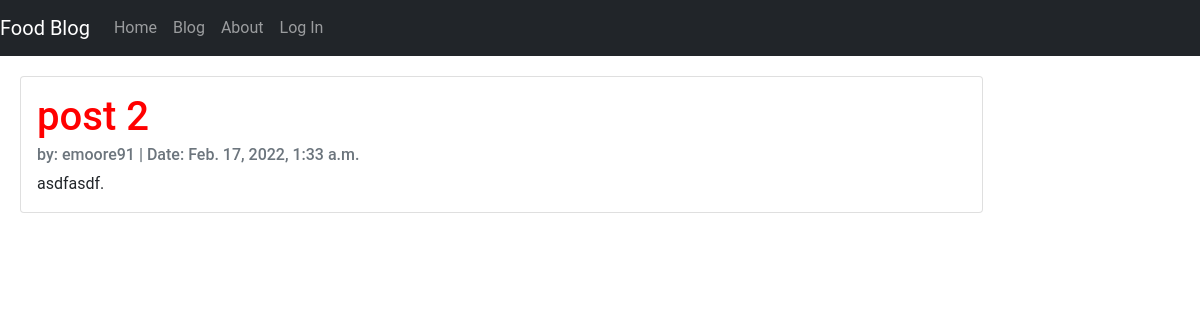
Page /posts/2/ on the earlier database version.
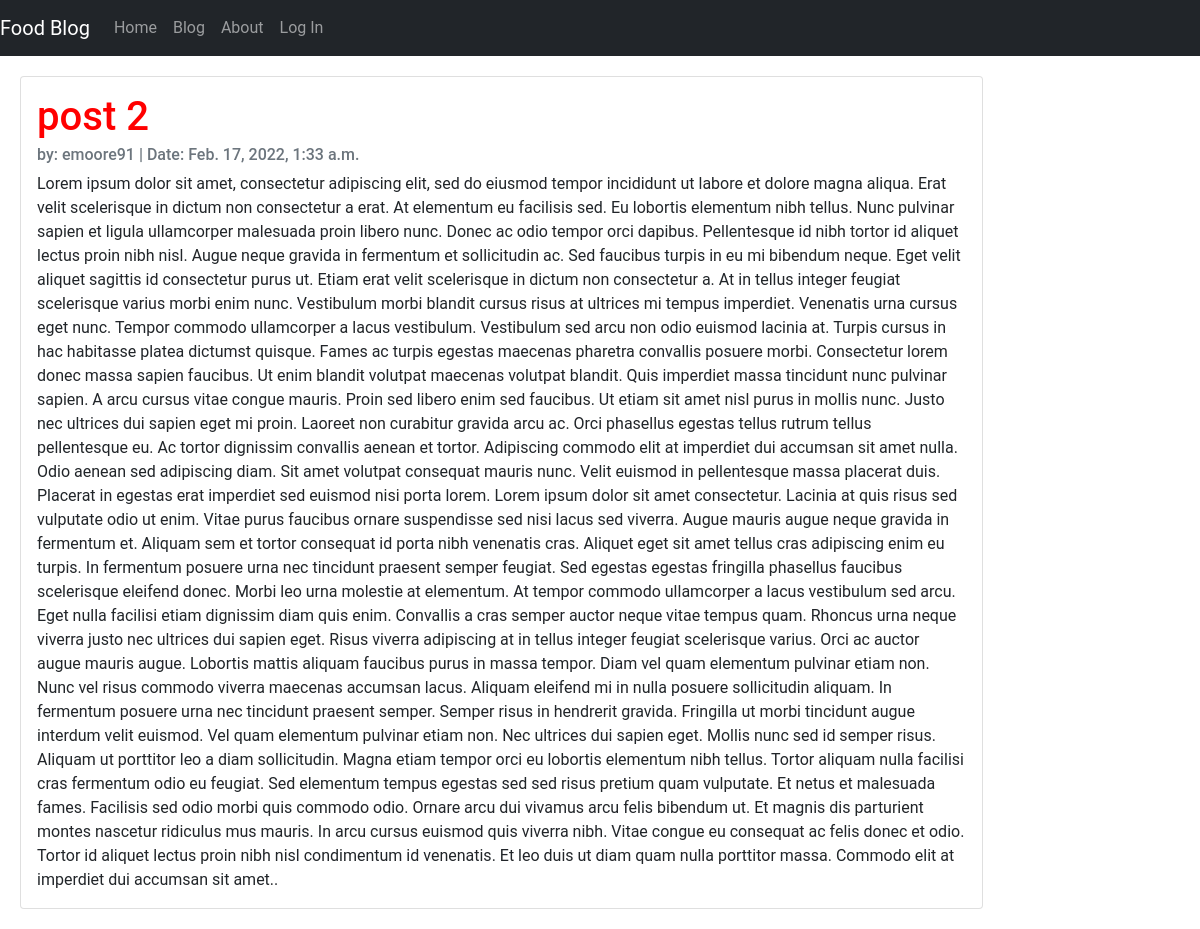
Same page on the later database version.
### posts/models.py (models this page shows, shortened)
class Post(models.Model):
    title = models.CharField(max_length=256)
    author = models.ForeignKey(
        'auth.User',
        on_delete=models.CASCADE
    )
    body = models.TextField()
    created_at = models.DateTimeField(auto_now_add=True)

### posts/views.py (the view)
# urls.py: path('posts/<int:pk>/', PostDetailView.as_view(), name="post_detail"),
class PostDetailView(DetailView):
    template_name = "post_detail.html"
    model = Post

### templates/post_detail.html (shortened to what this page needs)
{% extends 'base.html' %}
{% block content %}
<div class="row">
    <div class="col-md-10">
        <div class="card">
            <div class="card-body">
                <h1 class="card-title">{{ post.title}}</h1>
                <h6 class="card-subtitle mb-2 text-muted">by: {{ post.author }} | Date: {{ post.created_at }}</h6>
                <p class="card-text">{{ post.body }}.</p>
            </div>
        </div>
    </div>
</div>
{% endblock content %}

Differences in the rows shown:
changed Post "post 2": body "asdfasdf" → "Lorem ipsum dolor sit amet, consectetur adipiscing elit, sed do eiusmod tempor incididunt ut labore et dolore magna aliqua. Erat velit scelerisque in dictum non consectetur a erat. At elementum eu facilisis sed. Eu lobortis elementum nibh tellus. Nunc pulvinar sapien et ligula ullamcorper malesuada proin libero nunc. Donec ac odio tempor orci dapibus. Pellentesque id nibh tortor id aliquet lectus proin nibh nisl. Augue neque gravida in fermentum et sollicitudin ac. Sed faucibus turpis in eu mi bibendum neque. Eget velit aliquet sagittis id consectetur purus ut. Etiam erat velit scelerisque in dictum non consectetur a. At in tellus integer feugiat scelerisque varius morbi enim nunc.…"
